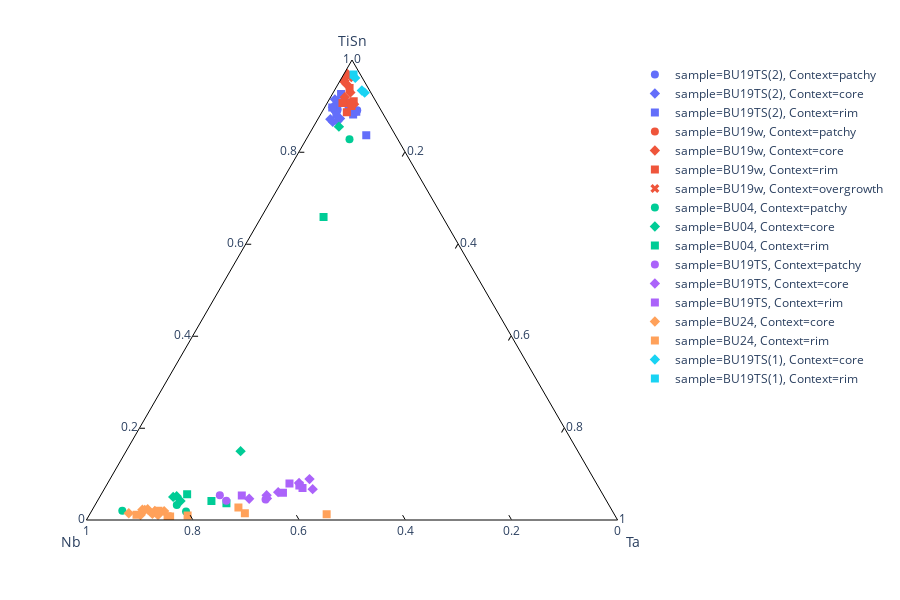

Source (notebook cell):
### Code cell
# --- ternary plot of normalized subset

fig2 = px.scatter_ternary(df_subset_normalized, a=A, b=B, c=C,
                          color="sample",hover_data=['area','point'],symbol="Context")#,range_color=[1,5],color_continuous_scale='Inferno'))

fig2.update_traces(marker=dict(size=8),
                  selector=dict(mode='markers'))

fig2.update_ternaries(bgcolor="white")

fig2.update_ternaries(aaxis_linecolor='black',aaxis_tickcolor='black',aaxis_ticks='inside',aaxis_showgrid=False,
                      baxis_linecolor='black',baxis_tickcolor='black',baxis_ticks='inside',baxis_showgrid=False,
                      caxis_linecolor='black',caxis_tickcolor='black',caxis_ticks='inside',caxis_showgrid=False)

#fig2.update_ternaries(aaxis_min=0,baxis_min=0.5,caxis_min=0)
#fig2.update_ternaries(aaxis_min=0.55,baxis_min=0,caxis_min=0.25)

fig2.write_image("Ore_ternary_TiSn-Nb-Ta.pdf")
fig2.show()

### Figure 1 — Plotly figure (JSON) as saved in the notebook; plotly's stock layout.template omitted (floating-point values rounded to 4 significant figures)
{"data": [{"a": [89.09, 90.36, 88.75, 89.21], "b": [4.475, 5.363, 4.907, 8.091], "c": [6.44, 4.281, 6.345, 2.694], "customdata": [["Ore1", "BU19TS(2)-ore1.1"], ["Ore1", "BU19TS(2)-ore1.6"], ["Ore2", "BU19TS(2)-ore2.4"], ["Ore5", "BU19TS(2)-Ore5.3"]], "hoverlabel": {"namelength": 0}, "hovertemplate": "sample=BU19TS(2)<br>Context=patchy<br>TiSn=%{a}<br>Nb=%{b}<br>Ta=%{c}<br>area=%{customdata[0]}<br>point=%{customdata[1]}", "legendgroup": "sample=BU19TS(2), Context=patchy", "marker": {"color": "#636efa", "size": 8, "symbol": "circle"}, "mode": "markers", "name": "sample=BU19TS(2), Context=patchy", "showlegend": true, "subplot": "ternary", "type": "scatterternary"}, {"a": [91.07, 91.32, 91.44, 87.14, 88.71, 90.81, 89.71, 88.95, 86.56, 90.56, 86.69, 90.41, 87.26, 90.43], "b": [5.665, 5.869, 7.498, 10.51, 8.668, 7.166, 8.736, 8.72, 10.34, 7.261, 9.405, 7.626, 8.625, 7.245], "c": [3.265, 2.808, 1.057, 2.352, 2.626, 2.025, 1.55, 2.325, 3.098, 2.175, 3.9, 1.964, 4.112, 2.328], "customdata": [["Ore1", "BU19TS(2)-ore1.2"], ["Ore1", "BU19TS(2)-ore1.4"], ["Ore2", "BU19TS(2)-ore2.2"], ["Ore2", "BU19TS(2)-ore2.3"], ["Ore3", "BU19TS(2)-ore3a.1"], ["Ore3", "BU19TS(2)-ore3a.2"], ["Ore3", "BU19TS(2)-ore3b.1"], ["Ore3", "BU19TS(2)-ore3c.1"], ["Ore3", "BU19TS(2)-ore3c.2"], ["Ore3", "BU19TS(2)-ore3d.2"], ["Ore3", "BU19TS(2)-ore3d.3"], ["Ore5", "BU19TS(2)-Ore5.1"], ["Ore5", "BU19TS(2)-Ore5.2"], ["Ore5", "BU19TS(2)-Ore5.4"]], "hoverlabel": {"namelength": 0}, "hovertemplate": "sample=BU19TS(2)<br>Context=core<br>TiSn=%{a}<br>Nb=%{b}<br>Ta=%{c}<br>area=%{customdata[0]}<br>point=%{customdata[1]}", "legendgroup": "sample=BU19TS(2), Context=core", "marker": {"color": "#636efa", "size": 8, "symbol": "diamond"}, "mode": "markers", "name": "sample=BU19TS(2), Context=core", "showlegend": true, "subplot": "ternary", "type": "scatterternary"}, {"a": [88.15, 89.76, 83.65, 88.73, 88.23, 89.69, 92.61], "b": [5.711, 5.762, 5.486, 4.826, 8.828, 8.876, 5.753], "c": [6.14, 4.48, 10.86, 6.443, 2.946, 1.436, 1.635], "customdata": [["Ore1", "BU19TS(2)-ore1.3"], ["Ore1", "BU19TS(2)-ore1.5"], ["Ore2", "BU19TS(2)-ore2.1"], ["Ore2", "BU19TS(2)-ore2.5"], ["Ore3", "BU19TS(2)-ore3a.3"], ["Ore3", "BU19TS(2)-ore3b.2"], ["Ore3", "BU19TS(2)-ore3d.1"]], "hoverlabel": {"namelength": 0}, "hovertemplate": "sample=BU19TS(2)<br>Context=rim<br>TiSn=%{a}<br>Nb=%{b}<br>Ta=%{c}<br>area=%{customdata[0]}<br>point=%{customdata[1]}", "legendgroup": "sample=BU19TS(2), Context=rim", "marker": {"color": "#636efa", "size": 8, "symbol": "square"}, "mode": "markers", "name": "sample=BU19TS(2), Context=rim", "showlegend": true, "subplot": "ternary", "type": "scatterternary"}, {"a": [90.57], "b": [5.331], "c": [4.095], "customdata": [["Ore4", "BU19w-Rut4.3"]], "hoverlabel": {"namelength": 0}, "hovertemplate": "sample=BU19w<br>Context=patchy<br>TiSn=%{a}<br>Nb=%{b}<br>Ta=%{c}<br>area=%{customdata[0]}<br>point=%{customdata[1]}", "legendgroup": "sample=BU19w, Context=patchy", "marker": {"color": "#EF553B", "size": 8, "symbol": "circle"}, "mode": "markers", "name": "sample=BU19w, Context=patchy", "showlegend": true, "subplot": "ternary", "type": "scatterternary"}, {"a": [95.49, 97.0, 90.4, 95.49, 96.57, 92.94, 94.8, 96.31, 91.9], "b": [3.862, 2.425, 4.404, 3.691, 2.721, 3.84, 3.661, 1.973, 5.416], "c": [0.6468, 0.5717, 5.196, 0.8172, 0.7112, 3.219, 1.544, 1.714, 2.681], "customdata": [["Ore2", "Rut2.1"], ["Ore2", "Rut2b.2"], ["Ore2", "Rut2.2"], ["Ore2", "Rut2b.4"], ["Ore2", "Rut2b.5"], ["Ore2", "Rut2.6"], ["Ore2", "Rut2.7"], ["Ore4", "BU19w-Rut4.2"], ["Ore5", "BU19w-Area7_ore.2"]], "hoverlabel": {"namelength": 0}, "hovertemplate": "sample=BU19w<br>Context=core<br>TiSn=%{a}<br>Nb=%{b}<br>Ta=%{c}<br>area=%{customdata[0]}<br>point=%{customdata[1]}", "legendgroup": "sample=BU19w, Context=core", "marker": {"color": "#EF553B", "size": 8, "symbol": "diamond"}, "mode": "markers", "name": "sample=BU19w, Context=core", "showlegend": true, "subplot": "ternary", "type": "scatterternary"}, {"a": [90.8, 91.04, 88.62, 90.01, 93.92, 90.66], "b": [4.49, 4.157, 6.666, 5.093, 3.495, 6.464], "c": [4.708, 4.801, 4.718, 4.896, 2.582, 2.881], "customdata": [["Ore2", "Rut2.5"], ["Ore2", "Rut2.8"], ["Ore3", "BU19w-Rut3.2"], ["Ore3", "BU19w-Rut3.4"], ["Ore4", "BU19w-Rut4.1"], ["Ore5", "BU19w-Area7_ore.3"]], "hoverlabel": {"namelength": 0}, "hovertemplate": "sample=BU19w<br>Context=rim<br>TiSn=%{a}<br>Nb=%{b}<br>Ta=%{c}<br>area=%{customdata[0]}<br>point=%{customdata[1]}", "legendgroup": "sample=BU19w, Context=rim", "marker": {"color": "#EF553B", "size": 8, "symbol": "square"}, "mode": "markers", "name": "sample=BU19w, Context=rim", "showlegend": true, "subplot": "ternary", "type": "scatterternary"}, {"a": [95.97], "b": [3.615], "c": [0.414], "customdata": [["Ore2", "Rut2.4"]], "hoverlabel": {"namelength": 0}, "hovertemplate": "sample=BU19w<br>Context=overgrowth<br>TiSn=%{a}<br>Nb=%{b}<br>Ta=%{c}<br>area=%{customdata[0]}<br>point=%{customdata[1]}", "legendgroup": "sample=BU19w, Context=overgrowth", "marker": {"color": "#EF553B", "size": 8, "symbol": "x"}, "mode": "markers", "name": "sample=BU19w, Context=overgrowth", "showlegend": true, "subplot": "ternary", "type": "scatterternary"}, {"a": [2.004, 3.285, 1.861, 82.76], "b": [92.24, 81.34, 80.31, 9.09], "c": [5.754, 15.37, 17.82, 8.149], "customdata": [["Ore1", "BU04-Ore1.2 "], ["Ore1", "BU04-Ore1.8 "], ["Ore1", "BU04-Ore1.10 "], ["Ore2", "Rut2.2"]], "hoverlabel": {"namelength": 0}, "hovertemplate": "sample=BU04<br>Context=patchy<br>TiSn=%{a}<br>Nb=%{b}<br>Ta=%{c}<br>area=%{customdata[0]}<br>point=%{customdata[1]}", "legendgroup": "sample=BU04, Context=patchy", "marker": {"color": "#00cc96", "size": 8, "symbol": "circle"}, "mode": "markers", "name": "sample=BU04, Context=patchy", "showlegend": true, "subplot": "ternary", "type": "scatterternary"}, {"a": [4.116, 5.021, 5.172, 14.97, 85.51], "b": [80.23, 81.15, 80.42, 63.49, 9.709], "c": [15.65, 13.83, 14.4, 21.54, 4.779], "customdata": [["Ore1", "BU04-Ore1.5 "], ["Ore1", "BU04-Ore1.6 "], ["Ore1", "BU04-Ore1.7 "], ["Ore2", "BU04-Ore2_coltan2 "], ["Ore2", "Rut2.3"]], "hoverlabel": {"namelength": 0}, "hovertemplate": "sample=BU04<br>Context=core<br>TiSn=%{a}<br>Nb=%{b}<br>Ta=%{c}<br>area=%{customdata[0]}<br>point=%{customdata[1]}", "legendgroup": "sample=BU04, Context=core", "marker": {"color": "#00cc96", "size": 8, "symbol": "diamond"}, "mode": "markers", "name": "sample=BU04, Context=core", "showlegend": true, "subplot": "ternary", "type": "scatterternary"}, {"a": [3.648, 4.139, 5.619, 65.89], "b": [71.81, 74.39, 78.23, 22.41], "c": [24.54, 21.47, 16.15, 11.7], "customdata": [["Ore1", "BU04-Ore1.3 "], ["Ore1", "BU04-Ore1.4 "], ["Ore1", "BU04-Ore1.9 "], ["Ore2", "BU04-Ore2_coltan1 "]], "hoverlabel": {"namelength": 0}, "hovertemplate": "sample=BU04<br>Context=rim<br>TiSn=%{a}<br>Nb=%{b}<br>Ta=%{c}<br>area=%{customdata[0]}<br>point=%{customdata[1]}", "legendgroup": "sample=BU04, Context=rim", "marker": {"color": "#00cc96", "size": 8, "symbol": "square"}, "mode": "markers", "name": "sample=BU04, Context=rim", "showlegend": true, "subplot": "ternary", "type": "scatterternary"}, {"a": [5.391, 4.464, 4.209], "b": [72.19, 64.04, 71.56], "c": [22.42, 31.5, 24.23], "customdata": [["Ore1", "BU19TS-coltan1.3 "], ["Ore2", "BU19TS-coltan2.4 "], ["Ore2", "BU19TS-coltan2.5 "]], "hoverlabel": {"namelength": 0}, "hovertemplate": "sample=BU19TS<br>Context=patchy<br>TiSn=%{a}<br>Nb=%{b}<br>Ta=%{c}<br>area=%{customdata[0]}<br>point=%{customdata[1]}", "legendgroup": "sample=BU19TS, Context=patchy", "marker": {"color": "#ab63fa", "size": 8, "symbol": "circle"}, "mode": "markers", "name": "sample=BU19TS, Context=patchy", "showlegend": true, "subplot": "ternary", "type": "scatterternary"}, {"a": [5.379, 6.057, 8.051, 4.697, 4.609, 8.889, 6.711], "b": [63.38, 60.87, 55.94, 63.66, 67.05, 53.56, 54.05], "c": [31.24, 33.07, 36.01, 31.64, 28.34, 37.55, 39.24], "customdata": [["Ore1", "BU19TS-coltan1.2 "], ["Ore1", "BU19TS-coltan1.4 "], ["Ore1", "BU19TS-coltan1.7 "], ["Ore2", "BU19TS-coltan2.2 "], ["Ore2", "BU19TS-coltan2.3 "], ["Ore3", "BU19TS-coltan3.2 "], ["Ore3", "BU19TS-coltan3.3 "]], "hoverlabel": {"namelength": 0}, "hovertemplate": "sample=BU19TS<br>Context=core<br>TiSn=%{a}<br>Nb=%{b}<br>Ta=%{c}<br>area=%{customdata[0]}<br>point=%{customdata[1]}", "legendgroup": "sample=BU19TS, Context=core", "marker": {"color": "#ab63fa", "size": 8, "symbol": "diamond"}, "mode": "markers", "name": "sample=BU19TS, Context=core", "showlegend": true, "subplot": "ternary", "type": "scatterternary"}, {"a": [6.943, 7.473, 7.931, 5.906, 5.333], "b": [55.84, 56.18, 57.81, 60.04, 68.08], "c": [37.21, 36.35, 34.26, 34.05, 26.59], "customdata": [["Ore1", "BU19TS-coltan1.1 "], ["Ore1", "BU19TS-coltan1.5 "], ["Ore1", "BU19TS-coltan1.6 "], ["Ore2", "BU19TS-coltan2.6 "], ["Ore3", "BU19TS-coltan3.1 "]], "hoverlabel": {"namelength": 0}, "hovertemplate": "sample=BU19TS<br>Context=rim<br>TiSn=%{a}<br>Nb=%{b}<br>Ta=%{c}<br>area=%{customdata[0]}<br>point=%{customdata[1]}", "legendgroup": "sample=BU19TS, Context=rim", "marker": {"color": "#ab63fa", "size": 8, "symbol": "square"}, "mode": "markers", "name": "sample=BU19TS, Context=rim", "showlegend": true, "subplot": "ternary", "type": "scatterternary"}, {"a": [1.102, 1.981, 1.937, 1.331, 1.166, 1.177, 2.348, 1.46, 2.254, 2.169], "b": [89.26, 86.13, 84.4, 86.91, 86.02, 85.85, 87.29, 91.3, 88.34, 87.94], "c": [9.642, 11.89, 13.66, 11.76, 12.82, 12.97, 10.36, 7.24, 9.405, 9.895], "customdata": [["Ore1", "BU24-coltan1.2 "], ["Ore2", "BU24-coltan2.2 "], ["Ore2", "BU24-coltan2.3 "], ["Ore3", "BU24-coltan3.1 "], ["Ore3", "BU24-coltan3.4 "], ["Ore3", "BU24-coltan3.5 "], ["Ore4", "BU24-Ore4.2"], ["Ore4", "BU24-Ore4.3"], ["Ore4", "BU24-Ore4.5"], ["Ore4", "BU24-Ore4.7"]], "hoverlabel": {"namelength": 0}, "hovertemplate": "sample=BU24<br>Context=core<br>TiSn=%{a}<br>Nb=%{b}<br>Ta=%{c}<br>area=%{customdata[0]}<br>point=%{customdata[1]}", "legendgroup": "sample=BU24, Context=core", "marker": {"color": "#FFA15A", "size": 8, "symbol": "diamond"}, "mode": "markers", "name": "sample=BU24, Context=core", "showlegend": true, "subplot": "ternary", "type": "scatterternary"}, {"a": [1.161, 1.996, 1.244, 2.726, 1.453, 0.9685, 0.7434, 0.8388], "b": [89.99, 85.45, 54.15, 70.02, 69.44, 80.47, 83.87, 84.3], "c": [8.848, 12.55, 44.61, 27.25, 29.11, 18.57, 15.39, 14.87], "customdata": [["Ore1", "BU24-coltan1.1 "], ["Ore2", "BU24-coltan2.1 "], ["Ore3", "BU24-coltan3.2 "], ["Ore3", "BU24-coltan3.3 "], ["Ore3", "BU24-coltan3.6 "], ["Ore4", "BU24-Ore4.1"], ["Ore4", "BU24-Ore4.4"], ["Ore4", "BU24-Ore4.6"]], "hoverlabel": {"namelength": 0}, "hovertemplate": "sample=BU24<br>Context=rim<br>TiSn=%{a}<br>Nb=%{b}<br>Ta=%{c}<br>area=%{customdata[0]}<br>point=%{customdata[1]}", "legendgroup": "sample=BU24, Context=rim", "marker": {"color": "#FFA15A", "size": 8, "symbol": "square"}, "mode": "markers", "name": "sample=BU24, Context=rim", "showlegend": true, "subplot": "ternary", "type": "scatterternary"}, {"a": [92.91, 93.38, 96.1], "b": [1.157, 1.448, 1.338], "c": [5.935, 5.171, 2.559], "customdata": [["Ore1", "BU19TS(1)-rutile1.3"], ["Ore1", "BU19TS(1)-rutile1.4"], ["Ore2", "Rut2.1"]], "hoverlabel": {"namelength": 0}, "hovertemplate": "sample=BU19TS(1)<br>Context=core<br>TiSn=%{a}<br>Nb=%{b}<br>Ta=%{c}<br>area=%{customdata[0]}<br>point=%{customdata[1]}", "legendgroup": "sample=BU19TS(1), Context=core", "marker": {"color": "#19d3f3", "size": 8, "symbol": "diamond"}, "mode": "markers", "name": "sample=BU19TS(1), Context=core", "showlegend": true, "subplot": "ternary", "type": "scatterternary"}, {"a": [96.84], "b": [1.29], "c": [1.873], "customdata": [["Ore2", "Rut2.2"]], "hoverlabel": {"namelength": 0}, "hovertemplate": "sample=BU19TS(1)<br>Context=rim<br>TiSn=%{a}<br>Nb=%{b}<br>Ta=%{c}<br>area=%{customdata[0]}<br>point=%{customdata[1]}", "legendgroup": "sample=BU19TS(1), Context=rim", "marker": {"color": "#19d3f3", "size": 8, "symbol": "square"}, "mode": "markers", "name": "sample=BU19TS(1), Context=rim", "showlegend": true, "subplot": "ternary", "type": "scatterternary"}], "layout": {"height": 600, "legend": {"tracegroupgap": 0}, "margin": {"t": 60}, "ternary": {"aaxis": {"linecolor": "black", "showgrid": false, "tickcolor": "black", "ticks": "inside", "title": {"text": "TiSn"}}, "baxis": {"linecolor": "black", "showgrid": false, "tickcolor": "black", "ticks": "inside", "title": {"text": "Nb"}}, "bgcolor": "white", "caxis": {"linecolor": "black", "showgrid": false, "tickcolor": "black", "ticks": "inside", "title": {"text": "Ta"}}, "domain": {"x": [0, 1], "y": [0, 1]}}}}
